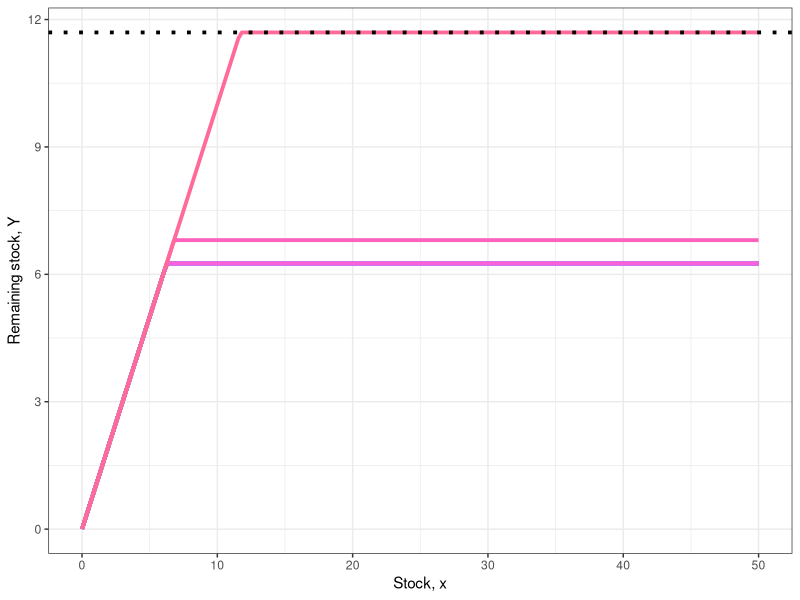
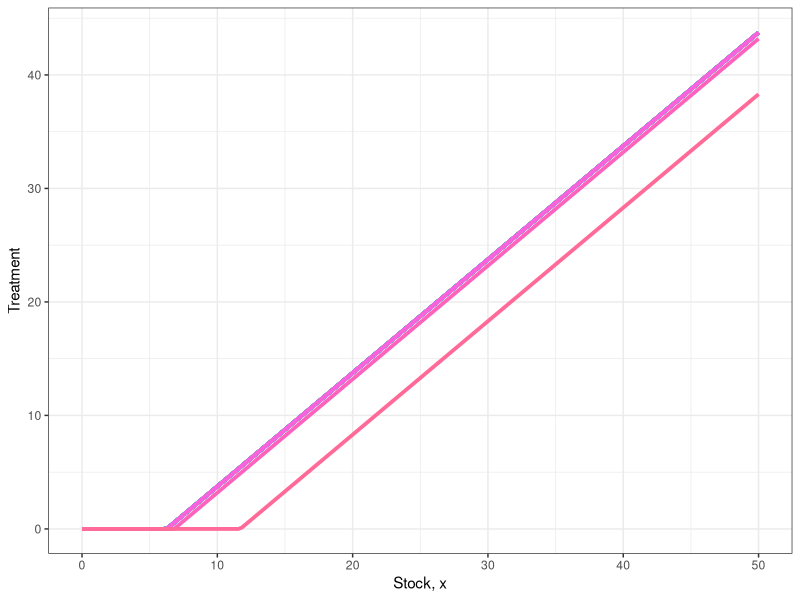
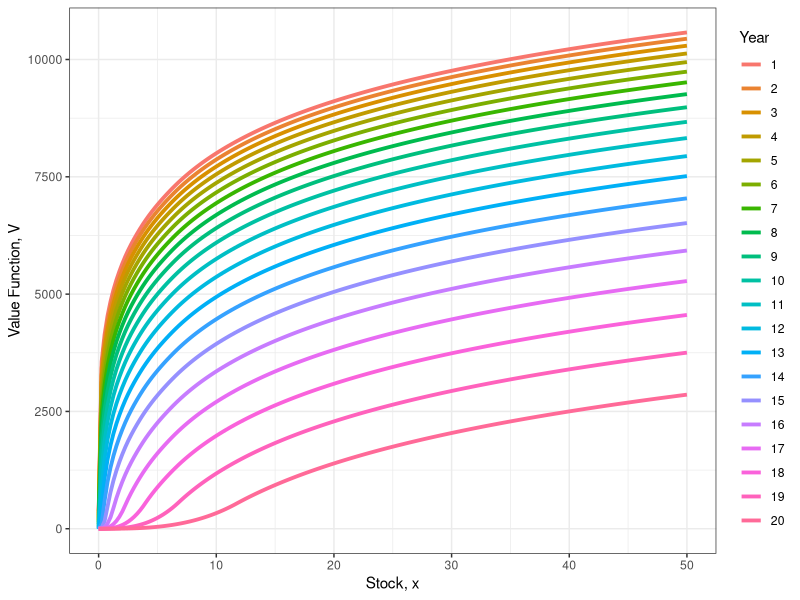
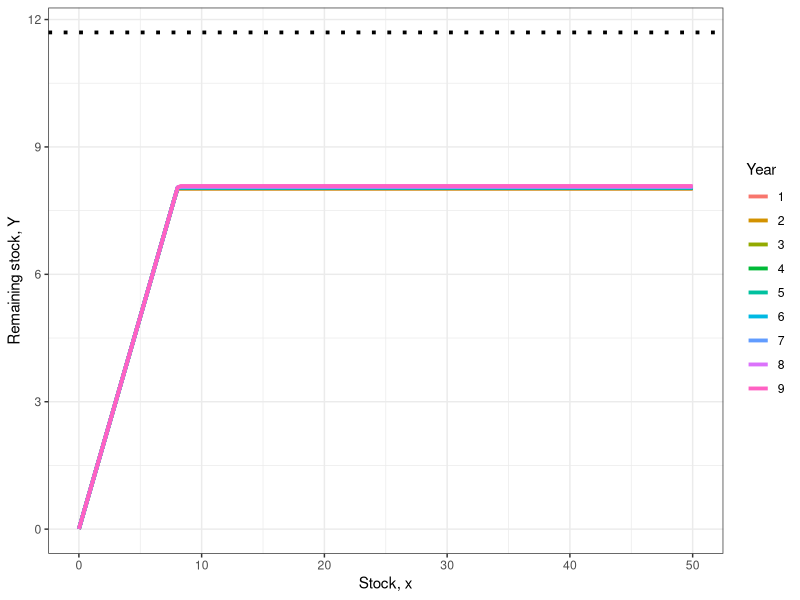
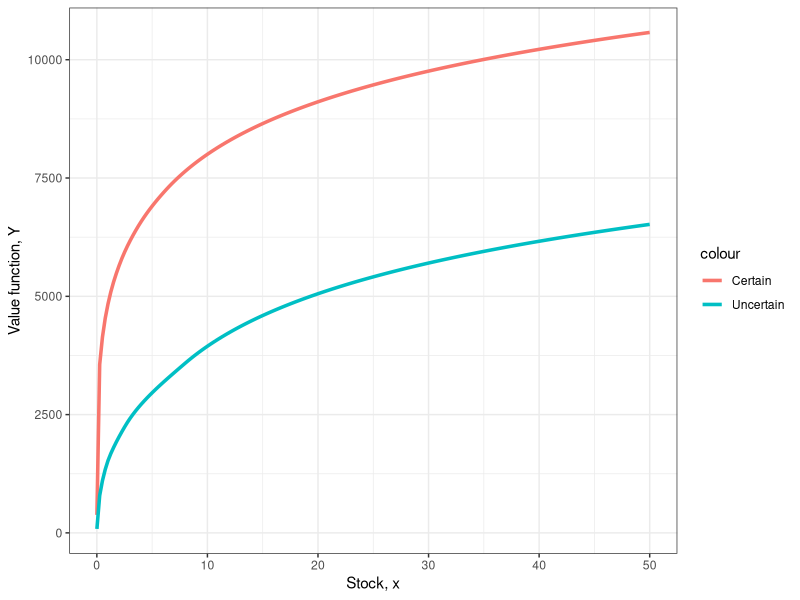
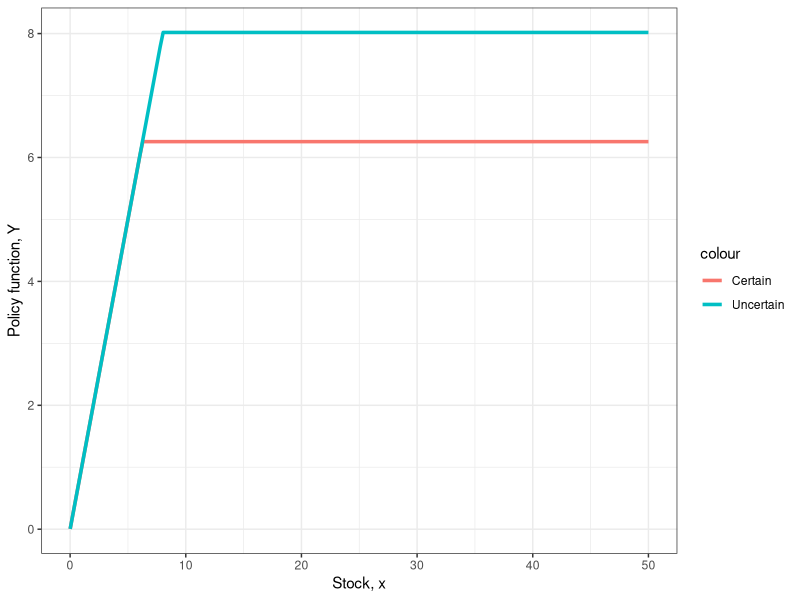
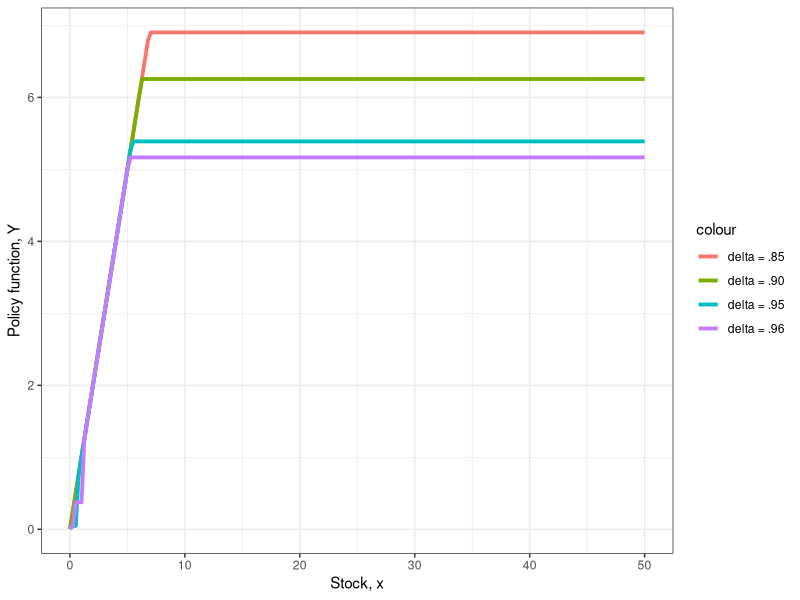
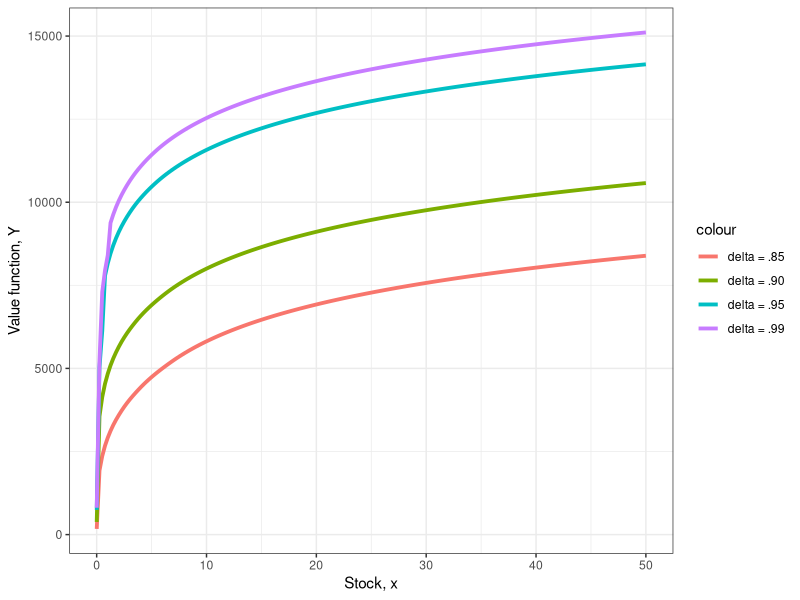

The R source for these figures, in order: (Note: a time limit stopped this script after it produced the figures.)
rm(list = ls(all = TRUE)) 

library(ggplot2)   # Data visualization
library(tidyr)   # Tidy data management
library(dplyr)
library(cowplot)

### 0. Set parameters ####

magnitude = 100
magn_tweak = 2

sizex = magnitude*magn_tweak

graph = F

Horizon = 20

delta = .9
r = .8
K = 50
theta = 1600
beta = 1

small = K/10000

sgrid = seq(small, K, length.out = sizex)

### I. Certain case ####
### A. Define functions ####
growth = function(y){
  return(y + r*y*(1 - y/K))
}

current_payoff = function(y, s){
  z = (theta*(log(s) - log(y)) + beta/3*y^3)
  return(-z)
}

cost = function(x){
  return(theta/x)
}

damage = function(x){
  return(beta*x^2)
}

current_payoff_int = function(y,s){
z = integrate(cost, y, s) 
d = integrate(damage, 0, y)

return((z$value + d$value))
}

# Compare payoff functions : 
current_payoff(1,2)
current_payoff_int(1,2)

value = function(y, s, V){
  xnext = growth(y)
  Vnext = spline(x=sgrid,y=V,xout=xnext)
  out = (current_payoff_int(y, s) + delta*Vnext$y) 
  return(out)
}


### B. Set and do VFI #####
DFall = data.frame()
Vnext = vector()
V = seq(0,0,length.out=sizex)

# Check if value function works:
value(1,2,V)

for(t in Horizon:1)
{
  print(t)
  for(i in 1:sizex)
  {
    s = sgrid[i]
    guess = s/2 
    low = small/100 #lower bound on harvest
    high = s #upper bound on harvest
    Thing = optim(par=guess,
                  fn=value,
                  lower=low,
                  upper=high,
                  V=V,
                  s=s,
                  method='L-BFGS-B')
    hstar = Thing$par
    Vstar = Thing$value
    Vnext[i] = Vstar
    DFnow = data.frame(time=t,s=s,Y_star=hstar,Vstar=Vstar)
    DFall = bind_rows(DFall,DFnow)
  }
  V = Vnext
}

DFall = DFall %>% mutate(control = s - Y_star)

### C. Plot results #####
graph = T

Ph = DFall   %>% ggplot() +
  geom_line(aes(x=s,y=Y_star,color=factor(time)),linewidth=1.3) +
  xlab("Stock, x") +
  ylab("Remaining stock, Y") +
  scale_color_discrete(name="Year") +
  theme_bw() +
  theme(legend.position = "none")+
  geom_hline(yintercept = theta^(1/3), linetype="dotted", linewidth=1.3)# +
  #ylim(c(0,100))
if(graph == T){
  Ph
}

Ph = DFall%>%  ggplot() +
  geom_line(aes(x=s,y=control,color=factor(time)),linewidth=1.3) +
  xlab("Stock, x") +
  ylab("Treatment") +
  scale_color_discrete(name="Year") +
  theme_bw() +
  theme(legend.position = "none") 
  
#ylim(c(0,100))
if(graph == T){
  Ph
}


PV = ggplot(data=DFall) +
  geom_path(aes(x=s,y=Vstar,color=factor(time)),linewidth=1.3) +
  xlab("Stock, x") +
  ylab("Value Function, V") +
  scale_color_discrete(name="Year") +
  theme_bw()#+
  #theme(legend.position = "none") 
if(graph == T){
  PV
}

# Store policy function for comparison with uncertain case
Storage = DFall %>%
  subset(time==1) %>% 
  select(s, Vstar, Y_star)

### II. Uncertainty #####
# Set shock parameter and distribution
a = 0.8
p = 0.5
Horizon = 20

growth = function(y){
  return(y + r*y*(1 - y/K))
}
stoch_growth = function(y,z){
  w = (1-a)*z*growth(y) + (1+a)*(1-z)*growth(y)
  return(w)
}
values = data.frame()


current_payoff = function(y, s){
  z = (theta*(log(s) - log(y)) + beta/3*y^3)
  return(-z)
}

cost = function(x){
  return(theta/x)
}

damage = function(x){
  return(beta*x^2)
}

current_payoff_int = function(y,s){
  z = integrate(cost, y, s) 
  d = integrate(damage, 0, y)
  
  return((z$value + d$value))
}

# Compare payoff functions : 
current_payoff(1,2)
current_payoff_int(1,2)

value = function(y, s, V){
  xnext = (1-a)*growth(y)
  Vnext_b = spline(x=sgrid,y=V,xout=xnext)
  
  xnexta = (1+a)*growth(y)
  Vnext_a = spline(x=sgrid, y=V, xout=xnexta)
  
  out = (current_payoff_int(y, s) + delta*(p*Vnext_b$y + (1-p)*Vnext_a$y)) 
  return(out)
}

DFall = data.frame()
Vnext = vector()
V = seq(0,0,length.out=sizex)

for(t in Horizon:1)
{
  print(t)
  for(i in 1:sizex)
  {
    s = sgrid[i]
    guess = s/2 
    low = small/100 #lower bound on harvest
    high = s #upper bound on harvest
    Thing = optim(par=guess,
                  fn=value,
                  lower=low,
                  upper=high,
                  V=V,
                  s=s,
                  method='L-BFGS-B')
    hstar = Thing$par
    Vstar = Thing$value
    Vnext[i] = Vstar
    DFnow = data.frame(time=t,s=s,Y_star=hstar,Vstar=Vstar)
    DFall = bind_rows(DFall,DFnow)
  }
  V = Vnext
}

DFall = DFall %>% mutate(control = s - Y_star)

Storage = Storage %>% 
  mutate(V_uncertain = DFall %>% subset(time==1) %>% select(Vstar) %>% pull(),
         Y_uncertain = DFall %>% subset(time==1) %>% select(Y_star) %>% pull())
colnames(Storage) = c('stock', 'V_certain', 'Y_certain', 'V_uncertain', 'Y_uncertain')

Ph = DFall  %>% subset(time < 10) %>% ggplot() +
  geom_line(aes(x=s,y=Y_star,color=factor(time)),linewidth=1.3) +
  xlab("Stock, x") +
  ylab("Remaining stock, Y") +
  scale_color_discrete(name="Year") +
  theme_bw() +
  geom_hline(yintercept = theta^(1/3), linetype="dotted", linewidth=1.3)#+
#theme(legend.position = "none") +
#ylim(c(0,100))

if(graph == T){
  Ph
}


Storage %>%
  ggplot(aes(x=stock))+
  geom_line(aes(y=V_certain, colour = 'Certain'), linewidth=1.2)+
  geom_line(aes(y=V_uncertain, colour = 'Uncertain'),  linewidth=1.2)+
  xlab("Stock, x") +
  ylab("Value function, Y") +
  theme_bw()

Storage %>% 
  ggplot(aes(x=stock))+
  geom_line(aes(y=Y_certain, colour = 'Certain'), linewidth = 1.2)+
  geom_line(aes(y=Y_uncertain, colour = 'Uncertain'), linewidth = 1.2)+
  xlab("Stock, x") +
  ylab("Policy function, Y") +
  theme_bw()
### III.  Sensitivity analysis ####
delta = .9
r = .8
K = 50
theta = 1600
beta = 1

small = K/10000
sensitivity = data.frame(sgrid)
for (param in c(.85, .9, .95, .96)){
  delta = param
  value = function(y, s, V){
    xnext = growth(y)
    Vnext = spline(x=sgrid,y=V,xout=xnext)
    out = (current_payoff_int(y, s) + delta*Vnext$y) 
    return(out)
  }
  
  
  ### B. Set and do VFI #####
  DFall = data.frame()
  Vnext = vector()
  V = seq(0,0,length.out=sizex)
  
  # Check if value function works:
  value(1,2,V)
  
  for(t in Horizon:1)
  {
    print(t)
    for(i in 1:sizex)
    {
      s = sgrid[i]
      guess = s/2 
      low = small/100 #lower bound on harvest
      high = s #upper bound on harvest
      Thing = optim(par=guess,
                    fn=value,
                    lower=low,
                    upper=high,
                    V=V,
                    s=s,
                    method='L-BFGS-B')
      hstar = Thing$par
      Vstar = Thing$value
      Vnext[i] = Vstar
      DFnow = data.frame(time=t,s=s,Y_star=hstar,Vstar=Vstar)
      DFall = bind_rows(DFall,DFnow)
    }
    V = Vnext
  }
  sensitivity[paste0('Y_',param)] = DFall %>% subset(time ==1) %>% select(Y_star) %>% pull()
  sensitivity[paste0('V_',param)] = DFall %>% subset(time ==1) %>% select(Vstar) %>% pull()
}

sensitivity %>% ggplot(aes(x=sgrid))+
  geom_line(aes(y= Y_0.85, colour='delta = .85'), linewidth = 1.3)+
  geom_line(aes(y= Y_0.9, colour='delta = .90'), linewidth = 1.3)+
  geom_line(aes(y= Y_0.95, colour='delta = .95'), linewidth = 1.3)+
  geom_line(aes(y= Y_0.96, colour='delta = .96'), linewidth = 1.3)+
  xlab("Stock, x") +
  ylab("Policy function, Y") +
  theme_bw()

sensitivity %>% ggplot(aes(x=sgrid))+
  geom_line(aes(y= V_0.85, colour='delta = .85'), linewidth = 1.3)+
  geom_line(aes(y= V_0.9, colour='delta = .90'), linewidth = 1.3)+
  geom_line(aes(y= V_0.95, colour='delta = .95'), linewidth = 1.3)+
  geom_line(aes(y= V_0.96, colour='delta = .99'), linewidth = 1.3)+
  xlab("Stock, x") +
  ylab("Value function, Y") +
  theme_bw()

# With r varying
delta = .9
r = .8
K = 50
theta = 1600
beta = 1

small = K/10000
sensitivity = data.frame(sgrid)
for (param in c(.3, .6, .8, .99)){
  r = param
  growth = function(y){
    return(y + r*y*(1 - y/K))
  }
  
  current_payoff = function(y, s){
    z = (theta*(log(s) - log(y)) + beta/3*y^3)
    return(-z)
  }
  
  cost = function(x){
    return(theta/x)
  }
  
  damage = function(x){
    return(beta*x^2)
  }
  
  current_payoff_int = function(y,s){
    z = integrate(cost, y, s) 
    d = integrate(damage, 0, y)
    
    return((z$value + d$value))
  }
  
  # Compare payoff functions : 
  current_payoff(1,2)
  current_payoff_int(1,2)
  
  value = function(y, s, V){
    xnext = growth(y)
    Vnext = spline(x=sgrid,y=V,xout=xnext)
    out = (current_payoff_int(y, s) + delta*Vnext$y) 
    return(out)
  }
  
  
  ### B. Set and do VFI #####
  DFall = data.frame()
  Vnext = vector()
  V = seq(0,0,length.out=sizex)
  
  # Check if value function works:
  value(1,2,V)
  
  for(t in Horizon:1)
  {
    print(t)
    for(i in 1:sizex)
    {
      s = sgrid[i]
      guess = s/2 
      low = small/100 #lower bound on harvest
      high = s #upper bound on harvest
      Thing = optim(par=guess,
                    fn=value,
                    lower=low,
                    upper=high,
                    V=V,
                    s=s,
                    method='L-BFGS-B')
      hstar = Thing$par
      Vstar = Thing$value
      Vnext[i] = Vstar
      DFnow = data.frame(time=t,s=s,Y_star=hstar,Vstar=Vstar)
      DFall = bind_rows(DFall,DFnow)
    }
    V = Vnext
  }
  sensitivity[paste0('Y_',param)] = DFall %>% subset(time ==1) %>% select(Y_star) %>% pull()
  sensitivity[paste0('V_',param)] = DFall %>% subset(time ==1) %>% select(Vstar) %>% pull()
}

sensitivity %>% ggplot(aes(x=sgrid))+
  geom_line(aes(y= Y_0.3, colour='r = .3'), linewidth = 1.3)+
  geom_line(aes(y= Y_0.6, colour='r = .6'), linewidth = 1.3)+
  geom_line(aes(y= Y_0.8, colour='r = .8'), linewidth = 1.3)+
  geom_line(aes(y= Y_0.99, colour='r = .99'), linewidth = 1.3)+
  xlab("Stock, x") +
  ylab("Policy function, Y") +
  theme_bw()

sensitivity %>% ggplot(aes(x=sgrid))+
  geom_line(aes(y= V_0.3, colour='r = .3'), linewidth = 1.3)+
  geom_line(aes(y= V_0.6, colour='r = .6'), linewidth = 1.3)+
  geom_line(aes(y= V_0.8, colour='r = .8'), linewidth = 1.3)+
  geom_line(aes(y= V_0.99, colour='r = .99'), linewidth = 1.3)+
  xlab("Stock, x") +
  ylab("Value function, Y") +
  theme_bw()
